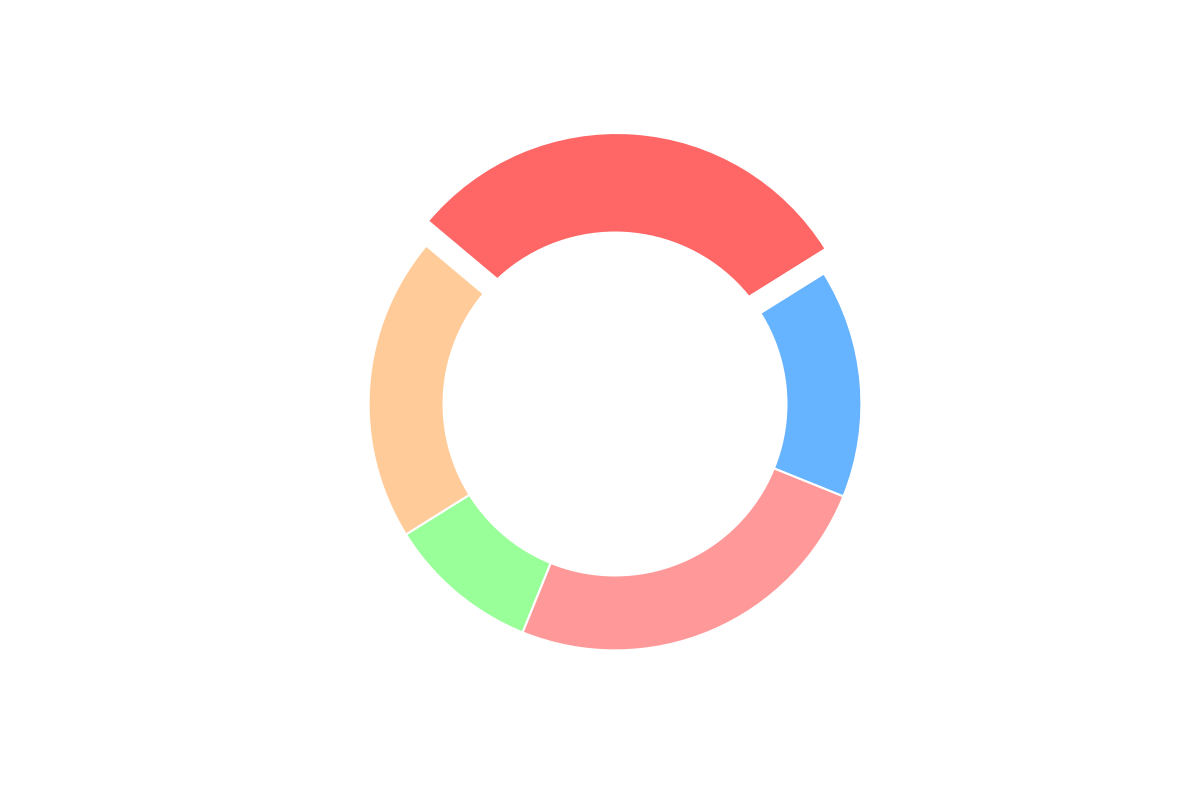

This figure's Python source:
import matplotlib.pyplot as plt

interest = [20, 10, 25, 15, 30]
colors = ['#ffcc99', '#99ff99', '#ff9999', '#66b3ff', '#ff6666']

fig, ax = plt.subplots(figsize=(12, 8), subplot_kw=dict(aspect="equal"))

wedges, autotexts = ax.pie(
    interest, 
    startangle=140, 
    colors=colors, 
    pctdistance=0.85, 
    wedgeprops=dict(edgecolor='white', linewidth=1.5),
    explode=(0, 0, 0, 0, 0.1)
)

for autotext in autotexts:
    autotext.set_color('black')
    autotext.set_fontsize(10)
    autotext.set_fontweight('bold')

centre_circle = plt.Circle((0, 0), 0.70, fc='white')
ax.add_artist(centre_circle)

plt.show()
